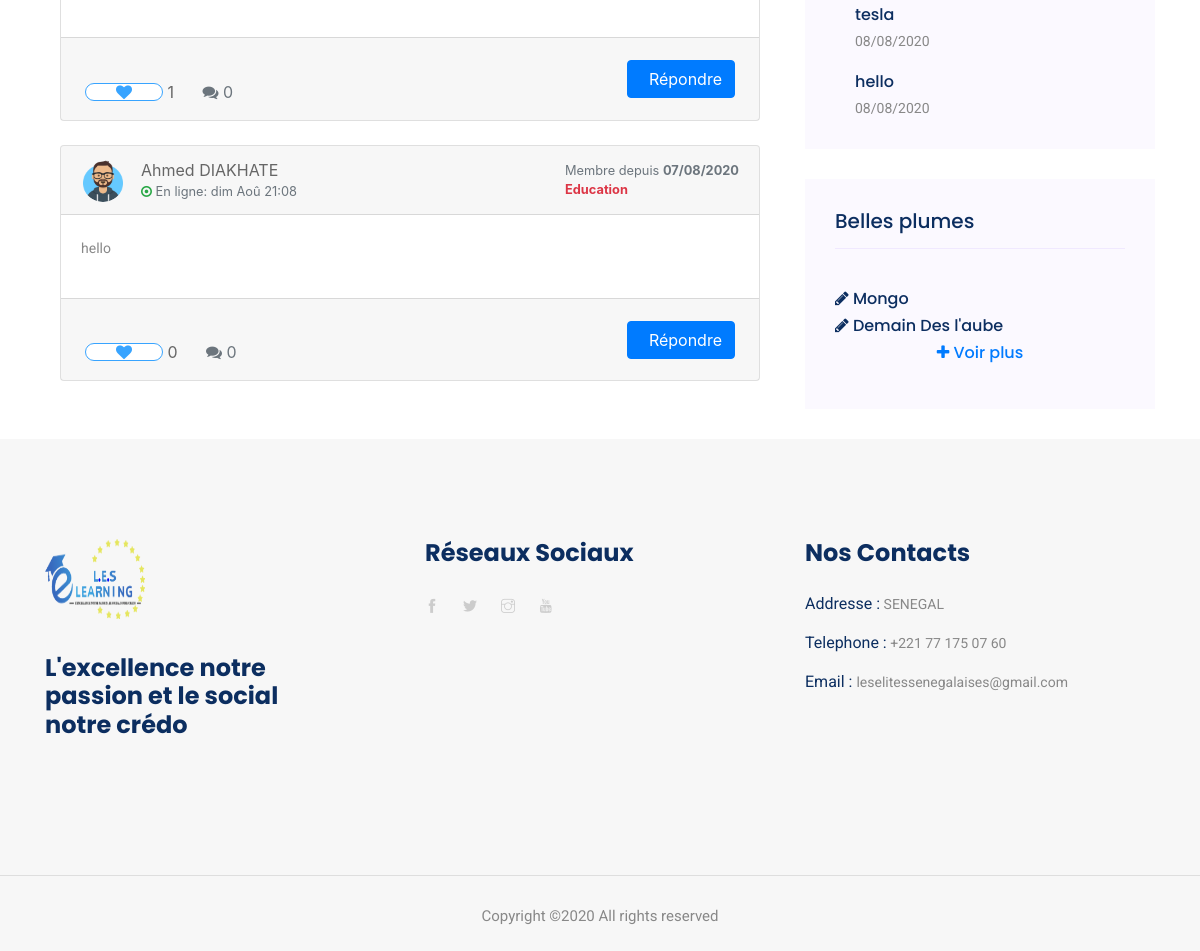
Page /blog/forum (lower part) on the earlier database version.
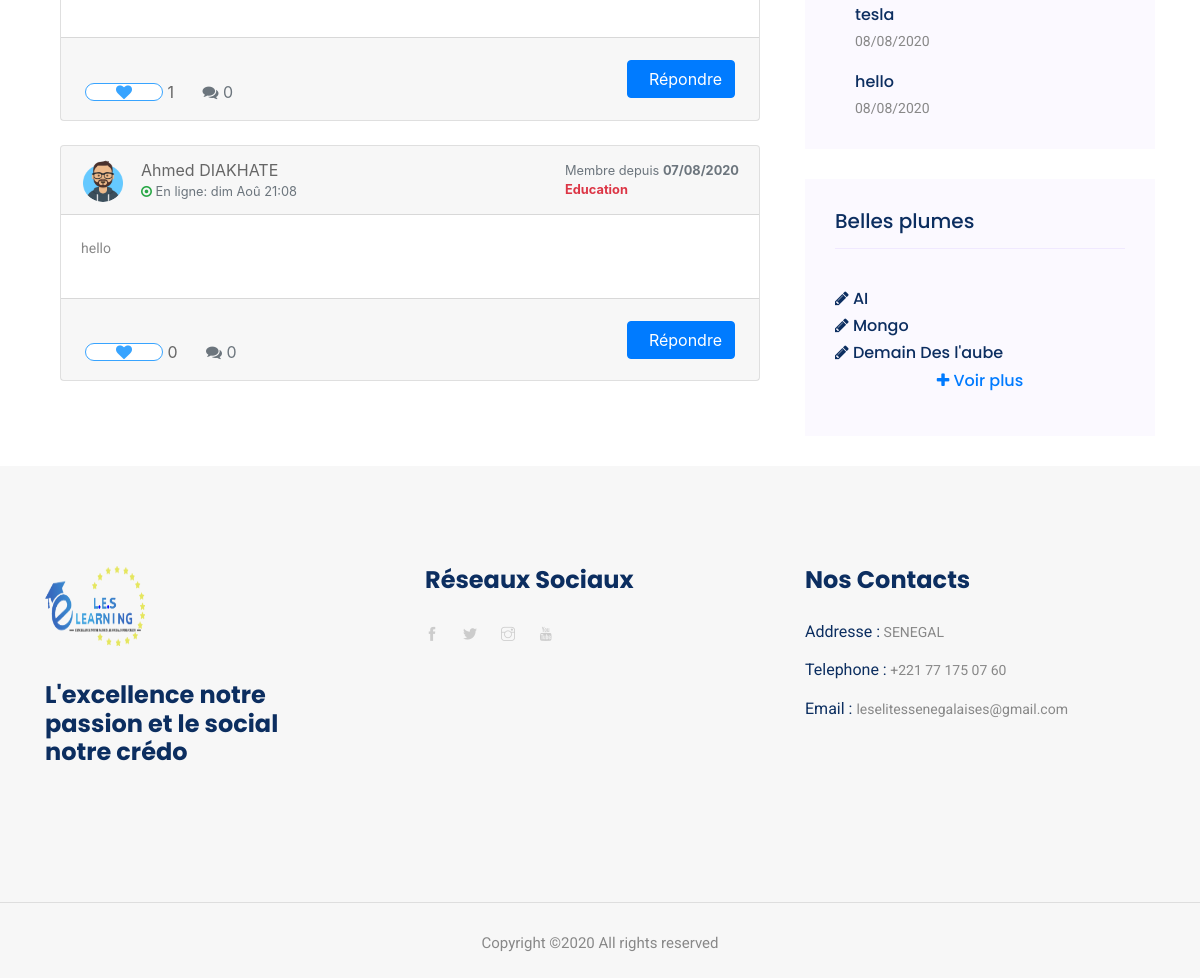
Same page on the later database version.
### Blog_Forum/models.py (models this page shows, shortened)
class Message(models.Model):
    sjt = (
        ("Politique","politique"),
        ("Education","education"),
        ("Economie","économie"),
        ("Santé","santé"),
        ("Sport","sport"),
        ("Religion","religion")
    )
    subjet = models.CharField(max_length=10,choices=sjt)
    message = models.TextField()
    likes = models.ManyToManyField(User,related_name="likes_message")
    added = models.DateTimeField(auto_now=True)
    author = models.ForeignKey(User,on_delete=models.CASCADE)
    def total_likes(self):
        return self.likes.count()

class Poeme(models.Model):
    titre = models.CharField(max_length=300)
    contenu = models.TextField()
    author_name = models.CharField(blank=True, null=True, max_length=50)
    author_desc = models.CharField(blank=True, null=True, max_length=100)

### Blog_Forum/views.py (the view)
# urls.py: path("forum",views.home_forum,name="forum"),
def home_forum(request):
    query = request.GET.get('q')
    suj_checked = request.GET.get('sujet')
    messages_list = Message.objects.all().order_by('-id')
    r_messages = Message.objects.all().order_by('-id')[:3]
    poemes = Poeme.objects.all().order_by('-id')[:4]
    if suj_checked:
        messages_list = Message.objects.filter(subjet=suj_checked)
    if query:
        messages_list = Message.objects.filter(
            Q(message__icontains=query)|
            Q(author__last_name__icontains=query)|
            Q(author__first_name__icontains=query)
        )
    discuss = {}
    for m in messages_list:
        discuss[m] = Reponse.objects.filter(message=m)
    is_liked = False
    for m in messages_list:
        if m.likes.filter(id=request.user.id).exists():
            is_liked = True
    context = {
        "discuss":discuss.items(),
        "poemes":poemes,
        "is_liked":is_liked,
        "r_messages":r_messages
    }
    return render(request,"Blog_Forum/home_forum.html",context)

### Templates/Blog_Forum/home_forum.html (shortened to what the changed rows need)
{% extends "Layouts/base.html" %}
{% block content %}
{% load static %}
    <section class="blog_area section-padding mt-3">
        <div class="container">
            <div class="row">
                <div class="col-lg-8 mb-5 mb-lg-0">
                    <div class="blog_left_sidebar">
                    {% for m,rp in discuss %}
                    <div class="col-md-12">
                        <div class="card mb-4">
                            <div class="card-header">
                                <div class="media flex-wrap w-100 align-items-center">
                                    <img src="{% static 'img/default_avatar.png' %}" class="d-block ui-w-40 rounded-circle" alt="" width="44" height="44">
                                    <div class="media-body ml-3"> <a href="#" data-abc="true">{{m.author.first_name}} {{m.author.last_name}}</a>
                                        <div class="text-muted small"><i class="fa fa-dot-circle-o text-success"></i> <span>En ligne:</span> {{m.author.last_login|date:"D M H:m"}}</div>
                                    </div>
                                    <div class="text-muted small ml-3">
                                        <div>Membre depuis <strong>{{m.author.date_joined|date:"d/m/Y"}}</strong></div>
                                        <div><strong class="text-danger">{{m.subjet}}</strong></div>
                                    </div>
                                </div>
                            </div>
                            <div class="card-body">
                                <p>
                                    {{m.message|linebreaksbr}}
                                </p>
                            </div>
                            <div class="card-footer d-flex flex-wrap justify-content-between align-items-center px-0 pt-0 pb-3">
                                <div class="px-4 pt-3"> <a href="#" class="text-muted d-inline-flex align-items-center align-middle" data-abc="true">
                                <form method="POST" action="{% url 'like_msg' %}">
                                {% if is_liked %}
                                <button class="genric-btn danger-border circle arrow" type="submit" name="msg_id" value="{{m.id}}"><i class="fa fa-heart text-danger" style="font-size:16px;"></i></button>&nbsp; <span class="align-middle">{{m.total_likes}}</span> </a> <span class="text-muted d-inline-flex align-items-center align-middle ml-4"> <i class="fa fa-comments text-muted fsize-3"></i>&nbsp; <span class="align-middle">{{rp|length}}</span> </span>
                                {% else %}
                                <button class="genric-btn info-border circle arrow" type="submit" name="msg_id" value="{{m.id}}"><i class="fa fa-heart" style="font-size:16px;"></i></button>&nbsp; <span class="align-middle">{{m.total_likes}}</span> </a> <span class="text-muted d-inline-flex align-items-center align-middle ml-4"> <i class="fa fa-comments text-muted fsize-3"></i>&nbsp; <span class="align-middle">{{rp|length}}</span> </span>
                                {% endif %}
                                </div>
                                <div class="px-4 pt-3"> <button type="button" class="btn btn-primary" data-toggle="collapse" data-target="#collapseRepondreMessage" aria-expanded="false" aria-controls="collapseRepondreMessage">&nbsp; Répondre</button> </div>
                            </div>
                        </div>
                    </div>
                    {% endfor %}
                    </div>
                </div>
                <div class="col-lg-4">
                    <div class="blog_right_sidebar">
                        <aside class="single_sidebar_widget popular_post_widget">
                            {% for rm in r_messages %}
                            <div class="media post_item">
                                <div class="media-body">
                                    <a>
                                        <h3>{{rm.message|truncatewords:"15"}}</h3>
                                    </a>
                                    <p>{{rm.added|date:'d/m/Y'}}</p>
                                </div>
                            </div>
                            {% endfor %}
                        </aside>
                        <aside class="single_sidebar_widget instagram_feeds">
                        <ul class="flex-wrap">
                            {% for p in poemes %}
                            <li>
                            <a href="{% url 'single_poeme' p.id %}">
                                <h6><i class="fa fa-pencil"></i> {{p.titre}}</h6>
                            </a>
                            </li>
                            {% endfor %}
                        </ul>
                        </aside>
                    </div>
                </div>
            </div>
        </div>
    </section>
{% endblock content %}

Differences in the rows shown:
added Poeme: titre "AI"
